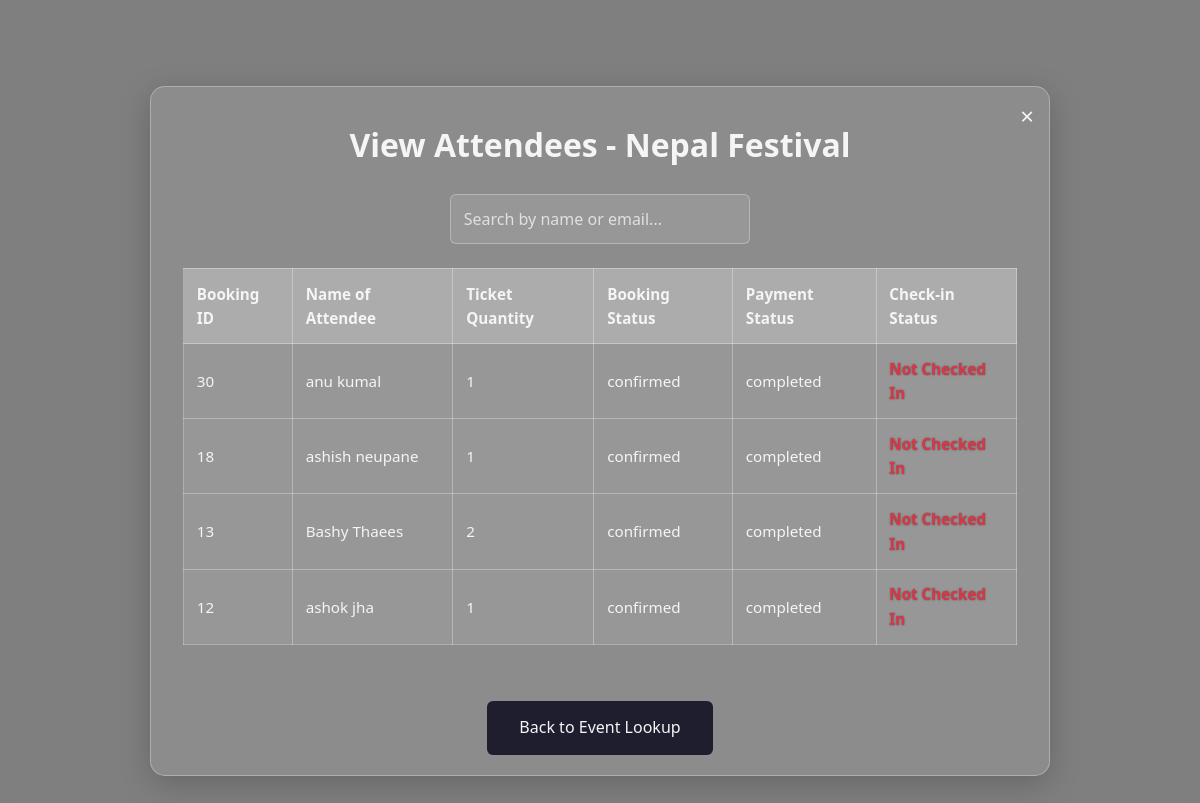
The page /view_attendees.php?event_id=7 (signed in) on the database its author committed.
### tables this page shows
CREATE TABLE IF NOT EXISTS `events` (
  `event_id` int NOT NULL AUTO_INCREMENT,
  `title` varchar(100) NOT NULL,
  `description` text,
  `venue_id` int DEFAULT NULL,
  `start_datetime` datetime NOT NULL,
  `image_path` varchar(255) DEFAULT NULL,
  `created_by_type` enum('system_admin','venue_admin') NOT NULL,
  `created_by_id` int NOT NULL,
  `status` enum('pending','approved','rejected') DEFAULT 'pending',
  `created_at` timestamp NOT NULL DEFAULT CURRENT_TIMESTAMP,
  `booking_status` enum('open','closed') DEFAULT 'open',
  PRIMARY KEY (`event_id`),
  KEY `venue_id` (`venue_id`)
);

CREATE TABLE IF NOT EXISTS `payments` (
  `payment_id` int NOT NULL AUTO_INCREMENT,
  `booking_id` int NOT NULL,
  `user_id` int DEFAULT NULL,
  `amount` decimal(10,2) NOT NULL,
  `payment_method` varchar(50) NOT NULL,
  `transaction_id` varchar(255) DEFAULT NULL,
  `receipt_path` varchar(255) DEFAULT NULL,
  `status` varchar(50) NOT NULL,
  `payment_date` datetime NOT NULL,
  PRIMARY KEY (`payment_id`),
  KEY `booking_id` (`booking_id`),
  KEY `user_id` (`user_id`)
);

CREATE TABLE IF NOT EXISTS `bookings` (
  `booking_id` int NOT NULL AUTO_INCREMENT,
  `user_id` int DEFAULT NULL,
  `unreg_user_id` int DEFAULT NULL,
  `event_id` int NOT NULL,
  `booking_date` datetime NOT NULL,
  `status` varchar(50) NOT NULL,
  `ticket_quantity` int NOT NULL,
  `check_in_status` tinyint NOT NULL DEFAULT '0',
  PRIMARY KEY (`booking_id`),
  KEY `event_id` (`event_id`),
  KEY `user_id` (`user_id`),
  KEY `unreg_user_id` (`unreg_user_id`)
);

### view_attendees.php (the view, shortened to what this page needs)
<?php
require_once 'Connection/sql_auth.php';
$selected_event_id = isset($_GET['event_id']) ? (int)$_GET['event_id'] : 0;
$event_title = 'Unknown Event';
if ($selected_event_id > 0) {
    $query = "SELECT title FROM events WHERE event_id = ? AND status = 'approved'";
    $stmt = $db->prepare($query);
    $stmt->bind_param("i", $selected_event_id);
    $stmt->execute();
    $result = $stmt->get_result();
    if ($result && $row = $result->fetch_assoc()) {
        $event_title = $row['title'];
    } else {
        $selected_event_id = 0;
    }
}
$attendees = [];
if ($selected_event_id > 0) {
    $query = "
        SELECT
            b.booking_id,
            COALESCE(u.full_name, CONCAT(unreg.first_name, ' ', unreg.last_name)) AS attendee_name,
            COALESCE(u.email, '') AS email,
            b.ticket_quantity,
            b.status AS booking_status,
            p.status AS payment_status,
            b.check_in_status
        FROM bookings b
        LEFT JOIN users u ON b.user_id = u.user_id
        LEFT JOIN unregisterusers unreg ON b.unreg_user_id = unreg.unreg_user_id
        LEFT JOIN payments p ON b.booking_id = p.booking_id
        WHERE b.event_id = ?
        ORDER BY b.booking_date DESC
    ";
    $stmt = $db->prepare($query);
    $stmt->bind_param("i", $selected_event_id);
    $stmt->execute();
    $result = $stmt->get_result();
    while ($row = $result->fetch_assoc()) {
        $attendees[] = $row;
    }
}
?>
<!DOCTYPE html>
<html lang="en">
<head>
    <link rel="stylesheet" href="https://cdnjs.cloudflare.com/ajax/libs/font-awesome/6.0.0-beta3/css/all.min.css">
</head>
<body>
    <div class="container">
        <a href="lookup_attendee_for_event.php" class="close-container" id="closeContainerBtn">×</a>
        <h2>View Attendees - <?= htmlspecialchars($event_title) ?></h2>
        <div class="search-bar">
            <input type="text" id="searchInput" placeholder="Search by name or email..." onkeyup="searchAttendees()">
        </div>
        <div class="attendee-list" id="attendeeList">
            <?php if ($selected_event_id == 0): ?>
                <p class="no-data-message">Invalid or unapproved event selected.</p>
            <?php elseif (empty($attendees)): ?>
                <p class="no-data-message">No attendees found for this event.</p>
            <?php else: ?>
                <table class="attendee-table">
                    <thead>
                        <tr>
                            <th>Booking ID</th>
                            <th>Name of Attendee</th>
                            <th>Ticket Quantity</th>
                            <th>Booking Status</th>
                            <th>Payment Status</th>
                            <th>Check-in Status</th>
                        </tr>
                    </thead>
                    <tbody>
                        <?php foreach ($attendees as $attendee): ?>
                            <tr data-email="<?= htmlspecialchars($attendee['email']) ?>">
                                <td><?= htmlspecialchars($attendee['booking_id']) ?></td>
                                <td><?= htmlspecialchars($attendee['attendee_name']) ?></td>
                                <td><?= htmlspecialchars($attendee['ticket_quantity']) ?></td>
                                <td><?= htmlspecialchars($attendee['booking_status']) ?></td>
                                <td><?= htmlspecialchars($attendee['payment_status'] ?? 'N/A') ?></td>
                                <td>
                                    <span class="<?= $attendee['check_in_status'] ? 'check-in-checked' : 'check-in-not-checked' ?>">
                                        <?= $attendee['check_in_status'] ? 'Checked In' : 'Not Checked In' ?>
                                    </span>
                                </td>
                            </tr>
                        <?php endforeach; ?>
                    </tbody>
                </table>
            <?php endif; ?>
        </div>
        <a href="lookup_attendee_for_event.php" class="back-btn">Back to Event Lookup</a>
    </div>
</body>
</html>

### view_attendees.php (style rules this page uses)
:root { --primary-color: #6b48ff; --secondary-color: #1e1e2f; --accent-color: #ff2e63; --light-color: #f5f5f5; --glass-bg: rgba(255, 255, 255, 0.1); --shadow: 0 8px 32px rgba(0, 0, 0, 0.2); --success-bg: #28a745; --error-bg: #dc3545; --highlight-bg: #ffeb3b; }
* { box-sizing: border-box; margin: 0; padding: 0; font-family: 'Segoe UI', Arial, sans-serif; }
body { background: linear-gradient(rgba(0, 0, 0, 0.5), rgba(0, 0, 0, 0.5)), url('images/concert.jpg'); background-size: cover; background-position: center; backdrop-filter: blur(5px); color: var(--light-color); line-height: 1.6; min-height: 100vh; display: flex; justify-content: center; align-items: center; }
.container { background: var(--glass-bg); backdrop-filter: blur(10px); border-radius: 15px; padding: 2rem; box-shadow: var(--shadow); border: 1px solid rgba(255, 255, 255, 0.3); width: 90%; max-width: 900px; text-align: center; max-height: 80vh; overflow-y: auto; position: relative; }
.close-container { position: absolute; top: 10px; right: 15px; font-size: 1.5rem; color: var(--light-color); cursor: pointer; transition: color 0.3s ease; text-decoration: none; }
h2 { font-size: 2rem; margin-bottom: 1.5rem; color: var(--light-color); }
.search-bar { margin-bottom: 1.5rem; }
.search-bar input { padding: 0.8rem; width: 100%; max-width: 300px; border: 1px solid rgba(255, 255, 255, 0.3); border-radius: 6px; background: rgba(255, 255, 255, 0.1); color: var(--light-color); font-size: 1rem; box-sizing: border-box; }
.search-bar input::placeholder { color: rgba(255, 255, 255, 0.7); }
.attendee-table { width: 100%; border-collapse: collapse; margin-bottom: 1.5rem; }
.attendee-table th, .attendee-table td { padding: 0.8rem; border: 1px solid rgba(255, 255, 255, 0.3); text-align: left; font-size: 0.95rem; }
.attendee-table th { background: rgba(255, 255, 255, 0.2); font-weight: bold; }
.attendee-table tr { background: var(--glass-bg); transition: transform 0.3s ease; }
.check-in-not-checked { color: var(--error-bg); font-weight: bold; text-shadow: 0 0 2px rgba(0, 0, 0, 0.5); }
.back-btn { display: inline-block; margin-top: 2rem; background: var(--secondary-color); color: var(--light-color); padding: 0.9rem 2rem; border-radius: 6px; text-decoration: none; transition: background 0.3s ease; }

### rows shown on the page
events: title "Nepal Festival"
payments: booking.booking_id "30", attendee_name "anu kumal", booking.ticket_quantity "1", booking.status "confirmed", status "completed"
payments: booking.booking_id "18", attendee_name "ashish neupane", booking.ticket_quantity "1", booking.status "confirmed", status "completed"
payments: booking.booking_id "13", attendee_name "Bashy Thaees", booking.ticket_quantity "2", booking.status "confirmed", status "completed"
payments: booking.booking_id "12", attendee_name "ashok jha", booking.ticket_quantity "1", booking.status "confirmed", status "completed"
